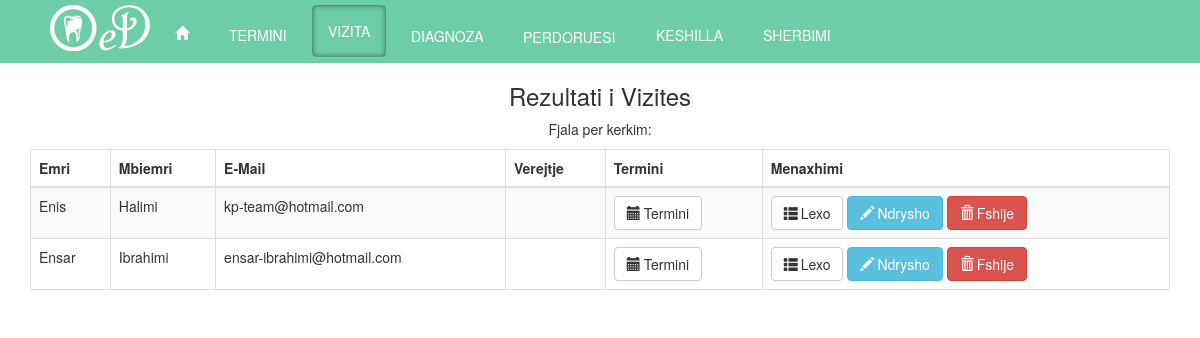
The app's page /admin/CRUDv/search.php (signed in), older data.
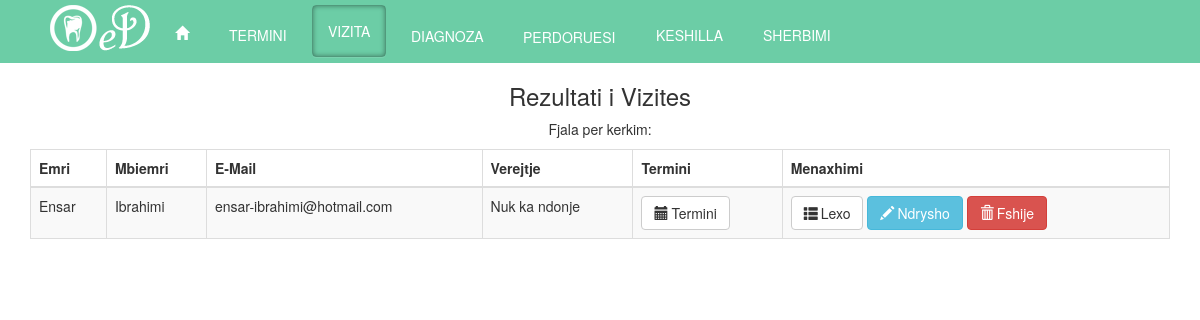
The same page, newer data.
### tables this page shows
CREATE TABLE `user` (
  `user_id` int(11) NOT NULL,
  `username` varchar(100) NOT NULL,
  `password` varchar(100) NOT NULL,
  `name` varchar(100) NOT NULL,
  `surname` varchar(100) NOT NULL,
  `email` varchar(100) NOT NULL,
  `admin` tinyint(1) NOT NULL
);

CREATE TABLE `vizita` (
  `id_historiku` int(11) NOT NULL,
  `verejtje` varchar(1000) NOT NULL,
  `termin_id` int(11) NOT NULL
);

### admin/CRUDv/search.php (the view, shortened to what this page needs)
<?php
if(!isset($_SESSION['logged_in']))
 {
     $message = "Nuk keni akses.";
     echo "<script type='text/javascript'>alert('$message');</script>" ;
      header("refresh:0 url=../index.php");
 }
 else if($_SESSION['mof'] == 0)
 {
      $message = "Nuk keni akses.";
     echo "<script type='text/javascript'>alert('$message');</script>" ;
      header("refresh:0 url=../index.php");
 }
 else{
     $term= null;
    if (!empty($_GET))
    {
        $term = $_GET['id'];
    }
    else{
    $term = $_POST['srch-term'];
    }
      ?>
<!DOCTYPE html>
<html>
    <head>
	<link rel="stylesheet" type="text/css" href="../../css/mystyle.css">
	<link rel="stylesheet" type="text/css" href="../../css/hover.css">
    <link href="../../css/bootstrap.min.css" rel="stylesheet">
     <link rel="stylesheet" href="//code.jquery.com/ui/1.12.1/themes/base/jquery-ui.css">
    </head>
    <body>
    <div class = "navbar navbar-inverse navbar-fixed-top" id="header" >
      <div class = "container">
       <div class="navbar-header">
           <a class="navbar-brand" href= "../../index.php?faqe=home" id="logo"></a>
       </div>
		   <div class="collapse navbar-collapse" id="navbar-collapse">
		   <ul class ="nav navbar-nav">
                       <li><a href="../../index.php" class="hvr-underline-from-left" id="links"
                                 ><span      class="glyphicon glyphicon-home"></span></a></li>
                    <li><a href="../?admin=terminet" class="hvr-underline-from-left" id="links">TERMINI</a></li>
                    <li><a href="../?admin=vizita" class="hvr-underline-from-left"id="active">VIZITA </a></li>
                     <li><a href="../?admin=diagnoza" class="hvr-underline-from-left"id="links">DIAGNOZA </a></li>
                    <li><a href="../?admin=userat" class="hvr-underline-from-left" id="links">PERDORUESI</a></li>
                     <li><a href="../?admin=keshillat" class="hvr-underline-from-left"id="links">KESHILLA </a></li>
                    <li><a href="../?admin=sherbimet" class="hvr-underline-from-left" id="links">SHERBIMI</a></li>
                 </ul>
             </div>
        </div>
    </div>
    <div class ="container" id="content" align="center">
            <div class="row">
                <h3>Rezultati i Vizites</h3>
                <p>Fjala per kerkim: <?php echo $term;?></p>
            </div>
                 <div class="table-responsive">
                 <table class="table table-striped table-bordered">
                  <thead>
                    <tr>
                      <th>Emri</th>
                      <th>Mbiemri</th>
                      <th>E-Mail</th>
                      <th>Verejtje</th>
                      <th>Termini</th>
                      <th>Menaxhimi</th>
                    </tr>
                  </thead>
                  <tbody>
                  <?php
                  $selektimi = "SELECT u.name, u.surname, u.email, t.id_termini, v.id_historiku, v.verejtje FROM user AS u INNER JOIN termini as t INNER JOIN vizita AS v ON t.id_users=u.user_id AND t.id_termini=v.termin_id WHERE u.name LIKE '%".$term."%' OR u.surname LIKE '%".$term."%' OR u.email LIKE '%".$term."%' OR t.time LIKE '%".$term."%' OR t.date LIKE '%".$term."%' OR v.verejtje LIKE '%".$term."%' ORDER BY `t`.`date` ASC, t.time ASC";
                    		$result = mysql_query($selektimi) or die ('invalid query:'. mysql_error());
                       if(mysql_num_rows($result)== 0){
            $message = "Nuk eshte gjetur asnje e dhene. Provoni perseri";
                        echo "<script type='text/javascript'>alert('$message');</script>";
                        header("refresh:0;url=../?admin=vizita");
        }
                else{
                  while($row = mysql_fetch_array($result))
		{
			list( $name, $surname,  $email, $termini_id, $vizita_id, $verejtje )=$row;
			echo '  <tr>';
			echo '<td>'.$name.'</td>';
			echo '<td>'.$surname.'</td>';
		       echo '<td>'.$email.'</td>';
			echo '<td>'.$verejtje.'</td>';
                        echo '<td><a class="btn btn-default" href="../CRUD/read.php?id='.$termini_id.'" ><span class="glyphicon glyphicon-calendar">&thinsp;</span>Termini</a></td>';
                        echo '<td><a class="btn btn-default" href="read.php?id='.$vizita_id.'" ><span class="glyphicon glyphicon-th-list">&thinsp;</span>Lexo</a>';
                        echo '<a class="btn btn-info   " href="update.php?id='.$vizita_id.'" ><span class="glyphicon glyphicon-pencil">&thinsp;</span>Ndrysho</a>';
                        echo '<a class="btn btn-danger" href="delete.php?id='.$vizita_id.'" ><span class="glyphicon glyphicon-trash">&thinsp;</span>Fshije</a></td>';
			echo '  </tr>';
		}
                }
                  ?>
                  </tbody>
            </table>
                 </div>
     </div>
    </body>
 <?php
                }

Row changes from the older to the newer data that the page shows:
no longer on this page (row unchanged): user: name "Enis", surname "Halimi", email "kp-team@hotmail.com"
changed through a linked row, user "Ensar": vizita.verejtje (not shown) → "Nuk ka ndonje"
